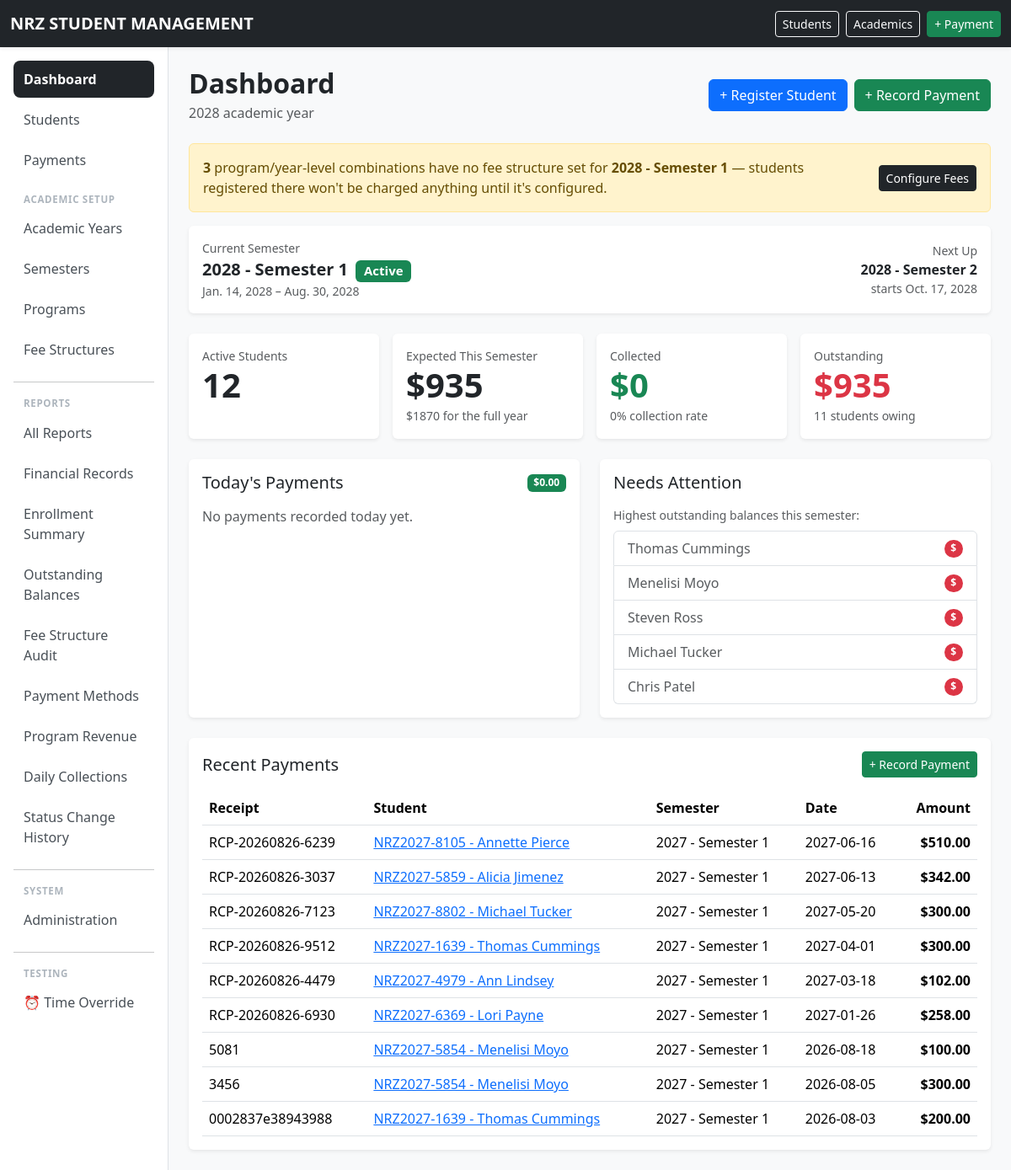
The app's page / (signed in) with its own data.
### school/models.py (models this page shows, shortened)
class AcademicYear(models.Model):
    name = models.CharField(
        max_length=20,
        unique=True,
    )
    start_date = models.DateField()
    end_date = models.DateField()
    is_current = models.BooleanField(
        default=False,
    )
    class Meta:
        ordering = ["-name"]
        constraints = [
            models.UniqueConstraint(
                fields=["is_current"],
                condition=Q(is_current=True),
                name="only_one_current_academic_year",
            ),
        ]

class Semester(models.Model):
    PERIOD_CHOICES = [
        (1, "Semester Period 1"),
        (2, "Semester Period 2"),
    ]
    academic_year = models.ForeignKey(
        AcademicYear,
        on_delete=models.PROTECT,
        related_name="semesters",
    )
    number = models.PositiveSmallIntegerField(
        choices=PERIOD_CHOICES,
    )
    start_date = models.DateField()
    end_date = models.DateField()
    class Meta:
        ordering = ["-academic_year__name", "number"]
        constraints = [
            models.UniqueConstraint(
                fields=["academic_year", "number"],
                name="unique_semester_period_per_year",
            ),
        ]
    def __str__(self):
        return f"{self.academic_year.name} - Semester {self.number}"

class Student(models.Model):
    ACTIVE = "ACTIVE"
    DEFERRED = "DEFERRED"
    WITHDRAWN = "WITHDRAWN"
    COMPLETED = "COMPLETED"
    STATUS_CHOICES = [
        (ACTIVE, "Active"),
        (DEFERRED, "Deferred"),
        (WITHDRAWN, "Withdrawn"),
        (COMPLETED, "Completed"),
    ]
    student_number = models.CharField(
        max_length=30,
        unique=True,
    )
    first_name = models.CharField(
        max_length=100,
    )
    national_id = models.CharField(
        max_length=100,
    )
    last_name = models.CharField(
        max_length=100,
    )
    date_of_birth = models.DateField(
        null=True,
        blank=True,
    )
    gender = models.CharField(
        max_length=20,
        blank=True,
    )
    guardian_name = models.CharField(
        max_length=150,
        blank=True,
    )
    guardian_phone = models.CharField(
        max_length=30,
        blank=True,
    )
    student_phone = models.CharField(
        max_length=30,
        blank=True ,
    )
    address = models.TextField(
        blank=True,
    )
    program = models.ForeignKey(
        Program,
        on_delete=models.PROTECT,
        related_name="students",
    )
    intake_year = models.ForeignKey(
        AcademicYear,
        on_delete=models.PROTECT,
        related_name="students",
    )
    status = models.CharField(
        max_length=20,
        choices=STATUS_CHOICES,
        default=ACTIVE,
    )
    created_at = models.DateTimeField(
        auto_now_add=True,
    )
    class Meta:
        ordering = [
            "last_name",
            "first_name",
        ]
        permissions = [
            ("can_view_financial_reports", "Can view financial reports"),
            ("can_view_outstanding_reports", "Can view outstanding balances"),
            ("can_record_payments", "Can record payments"),
        ]
    def __str__(self):
        return (
            f"{self.student_number} - "
            f"{self.first_name} "
            f"{self.last_name}"
        )

class Payment(models.Model):
    CASH = "CASH"
    BANK = "BANK"
    ECOCASH = "ECOCASH"
    OTHER = "OTHER"
    PAYMENT_METHODS = [
        (CASH, "Cash"),
        (BANK, "Bank"),
        (ECOCASH, "EcoCash"),
        (OTHER, "Other"),
    ]
    receipt_number = models.CharField(
        max_length=50,
        unique=True,
    )
    student = models.ForeignKey(
        Student,
        on_delete=models.PROTECT,
        related_name="payments",
    )
    semester = models.ForeignKey(
        Semester,
        on_delete=models.PROTECT,
        related_name="payments",
    )
    amount = models.DecimalField(
        max_digits=12,
        decimal_places=2,
    )
    payment_date = models.DateField()
    method = models.CharField(
        max_length=20,
        choices=PAYMENT_METHODS,
        default=CASH,
    )
    reference = models.CharField(
        max_length=100,
        blank=True,
    )
    notes = models.TextField(
        blank=True,
    )
    created_at = models.DateTimeField(
        auto_now_add=True,
    )
    class Meta:
        ordering = [
            "-payment_date",
            "-id",
        ]

### school/views.py (the view, shortened to what this page needs)
# urls.py: path("", views.dashboard, name="dashboard"),
@login_required
def dashboard(request):
    today = get_current_date()
    current_year = AcademicYear.objects.filter(
        start_date__lte=today,
        end_date__gte=today
    ).first()
    current_semester = Semester.objects.filter(
        start_date__lte=today,
        end_date__gte=today,
    ).select_related("academic_year").first()
    total_students = Student.objects.filter(status=Student.ACTIVE).count()
    if current_semester:
        fin = semester_financials(current_semester)
        total_charged = fin["charged"]
        total_paid = fin["paid"]
        outstanding = fin["outstanding"]
        collection_rate = fin["collection_rate"]
        outstanding_qs = outstanding_students(current_semester)
        students_with_balance = outstanding_qs.count()
        top_outstanding = outstanding_qs[:5]
    else:
        total_charged = total_paid = outstanding = Decimal("0")
        collection_rate = 0
        students_with_balance = 0
        top_outstanding = []
    expected_revenue_year = Decimal("0")
    if current_year:
        expected_revenue_year = StudentCharge.objects.filter(
            enrollment__semester__academic_year=current_year,
            enrollment__status=Enrollment.ACTIVE,
        ).aggregate(total=Sum("amount"))["total"] or Decimal("0")
    recent_payments = Payment.objects.select_related(
        "student", "semester"
    ).order_by("-payment_date", "-id")[:10]
    today_payments = Payment.objects.filter(payment_date=today).select_related(
        "student", "semester"
    )
    today_total = today_payments.aggregate(total=Sum("amount"))["total"] or Decimal("0")
    upcoming_semester = (
        Semester.objects.filter(start_date__gt=today)
        .order_by("start_date")
        .first()
    )
    unconfigured_fee_count = 0
    fee_setup_semester = current_semester or upcoming_semester
    if fee_setup_semester:
        unconfigured_fee_count = len(unconfigured_fee_structures(fee_setup_semester))
    ended_semesters = Semester.objects.filter(end_date__lt=today).order_by('-end_date')
    auto_progress_eligible = 0
    auto_progress_details = []
    for sem in ended_semesters:
        active_count = Enrollment.objects.filter(
            semester=sem,
            status=Enrollment.ACTIVE,
            student__status=Student.ACTIVE,
        ).count()
    context = {
        "total_students": total_students,
        "current_year": current_year,
        "current_semester": current_semester,
        "total_charged": total_charged,
        "total_paid": total_paid,
        "outstanding": outstanding,
        "collection_rate": collection_rate,
        "students_with_balance": students_with_balance,
        "top_outstanding": top_outstanding,
        "expected_revenue_year": expected_revenue_year,
        "recent_payments": recent_payments,
        "today_payments": today_payments,
        "today_total": today_total,
        "upcoming_semester": upcoming_semester,
        "fee_setup_semester": fee_setup_semester,
        "unconfigured_fee_count": unconfigured_fee_count,
        "today": today,
        "auto_progress_eligible": auto_progress_eligible,
        "auto_progress_details": auto_progress_details,
    }
    return render(request, "school/dashboard.html", context)

### templates/school/dashboard.html (shortened to what this page needs)
{% extends "base.html" %}
{% block content %}
<div class="d-flex justify-content-between align-items-center mb-4">
    <div>
        <h2 class="fw-bold mb-1">Dashboard</h2>
        <p class="text-muted mb-0">
            {% if current_year %}{{ current_year.name }} academic year{% else %}No current academic year set{% endif %}
        </p>
    </div>
    <div class="d-flex gap-2">
        <a href="{% url 'student_create' %}" class="btn btn-primary">+ Register Student</a>
        <a href="{% url 'payment_create' %}" class="btn btn-success">+ Record Payment</a>
    </div>
</div>
{% if unconfigured_fee_count > 0 and fee_setup_semester %}
<div class="alert alert-warning d-flex justify-content-between align-items-center">
    <div>
        <strong>{{ unconfigured_fee_count }}</strong> program/year-level combination{{ unconfigured_fee_count|pluralize }}
        {% if unconfigured_fee_count == 1 %}has{% else %}have{% endif %} no fee structure set for
        <strong>{{ fee_setup_semester }}</strong> — students registered there won't be charged anything until it's configured.
    </div>
    <a href="{% url 'fee_structure_list' fee_setup_semester.pk %}" class="btn btn-sm btn-dark text-nowrap ms-3">
        Configure Fees
    </a>
</div>
{% endif %}
<div class="card border-0 shadow-sm mb-4">
    <div class="card-body d-flex justify-content-between align-items-center flex-wrap gap-2">
        <div>
            <div class="text-muted small">Current Semester</div>
            {% if current_semester %}
                <div class="fs-5 fw-semibold">
                    {{ current_semester }}
                    <span class="badge text-bg-success ms-1">Active</span>
                </div>
                <div class="text-muted small">{{ current_semester.start_date }} – {{ current_semester.end_date }}</div>
            {% else %}
                <div class="fs-5 fw-semibold text-muted">No active semester right now</div>
                <a href="{% url 'semester_create' %}" class="small">Create one</a>
            {% endif %}
        </div>
        {% if upcoming_semester %}
        <div class="text-end">
            <div class="text-muted small">Next Up</div>
            <div class="fw-semibold">{{ upcoming_semester }}</div>
            <div class="text-muted small">starts {{ upcoming_semester.start_date }}</div>
        </div>
        {% endif %}
    </div>
</div>
<div class="row g-3 mb-4">
    <div class="col-6 col-lg-3">
        <div class="card border-0 shadow-sm h-100">
            <div class="card-body">
                <div class="text-muted small">Active Students</div>
                <div class="display-6 fw-bold">{{ total_students }}</div>
            </div>
        </div>
    </div>
    <div class="col-6 col-lg-3">
        <div class="card border-0 shadow-sm h-100">
            <div class="card-body">
                <div class="text-muted small">Expected This Semester</div>
                <div class="display-6 fw-bold">${{ total_charged|floatformat:0 }}</div>
                <small class="text-muted">${{ expected_revenue_year|floatformat:0 }} for the full year</small>
            </div>
        </div>
    </div>
    <div class="col-6 col-lg-3">
        <div class="card border-0 shadow-sm h-100">
            <div class="card-body">
                <div class="text-muted small">Collected</div>
                <div class="display-6 fw-bold text-success">${{ total_paid|floatformat:0 }}</div>
                <small class="text-muted">{{ collection_rate|floatformat:0 }}% collection rate</small>
            </div>
        </div>
    </div>
    <div class="col-6 col-lg-3">
        <div class="card border-0 shadow-sm h-100">
            <div class="card-body">
                <div class="text-muted small">Outstanding</div>
                <div class="display-6 fw-bold text-danger">${{ outstanding|floatformat:0 }}</div>
                <small class="text-muted">{{ students_with_balance }} student{{ students_with_balance|pluralize }} owing</small>
            </div>
        </div>
    </div>
</div>
<div class="row g-4 mb-4">
    <div class="col-lg-6">
        <div class="card border-0 shadow-sm h-100">
            <div class="card-body">
                <div class="d-flex justify-content-between align-items-center mb-3">
                    <h5 class="mb-0">Today's Payments</h5>
                    <span class="badge bg-success">${{ today_total|floatformat:2 }}</span>
                </div>
                {% if today_payments %}
                <div class="table-responsive">
                    <table class="table table-sm table-hover mb-0">
                        <thead>
                            <tr><th>Receipt</th><th>Student</th><th class="text-end">Amount</th></tr>
                        </thead>
                        <tbody>
                            {% for payment in today_payments %}
                            <tr>
                                <td>{{ payment.receipt_number }}</td>
                                <td>
                                    <a href="{% url 'student_detail' payment.student.pk %}">
                                        {{ payment.student.first_name }} {{ payment.student.last_name }}
                                    </a>
                                </td>
                                <td class="text-end fw-bold">${{ payment.amount|floatformat:2 }}</td>
                            </tr>
                            {% endfor %}
                        </tbody>
                    </table>
                </div>
                {% else %}
                <p class="text-muted mb-0">No payments recorded today yet.</p>
                {% endif %}
            </div>
        </div>
    </div>
    <div class="col-lg-6">
        <div class="card border-0 shadow-sm h-100">
            <div class="card-body">
                <h5 class="mb-3">Needs Attention</h5>
                {% if students_with_balance > 0 %}
                <p class="text-muted small mb-2">Highest outstanding balances this semester:</p>
                <div class="list-group">
                    {% for student in top_outstanding %}
                    <a href="{% url 'student_detail' student.pk %}"
                       class="list-group-item list-group-item-action d-flex justify-content-between align-items-center">
                        {{ student.first_name }} {{ student.last_name }}
                        <span class="badge bg-danger rounded-pill">${{ student.balance|floatformat:2 }}</span>
                    </a>
                    {% endfor %}
                </div>
                {% else %}
                <p class="text-muted mb-0">All active students are up to date on payments.</p>
                {% endif %}
            </div>
        </div>
    </div>
</div>
<div class="card border-0 shadow-sm">
    <div class="card-body">
        <div class="d-flex justify-content-between align-items-center mb-3">
            <h5 class="mb-0">Recent Payments</h5>
            <a href="{% url 'payment_create' %}" class="btn btn-sm btn-success">+ Record Payment</a>
        </div>
        <div class="table-responsive">
            <table class="table table-hover mb-0">
                <thead>
                    <tr>
                        <th>Receipt</th>
                        <th>Student</th>
                        <th>Semester</th>
                        <th>Date</th>
                        <th class="text-end">Amount</th>
                    </tr>
                </thead>
                <tbody>
                    {% for payment in recent_payments %}
                    <tr>
                        <td>{{ payment.receipt_number }}</td>
                        <td><a href="{% url 'student_detail' payment.student.pk %}">{{ payment.student }}</a></td>
                        <td>{{ payment.semester }}</td>
                        <td>{{ payment.payment_date|date:"Y-m-d" }}</td>
                        <td class="text-end fw-bold">${{ payment.amount|floatformat:2 }}</td>
                    </tr>
                    {% empty %}
                    <tr><td colspan="5" class="text-center text-muted py-4">No payments recorded yet.</td></tr>
                    {% endfor %}
                </tbody>
            </table>
        </div>
    </div>
</div>
{% endblock %}

### records on screen
AcademicYear: name "2028"
Semester: academic_year+number "2028 - Semester 1", start_date "Jan. 14, 2028", end_date "Aug. 30, 2028"
Semester: academic_year+number "2028 - Semester 2", start_date "Oct. 17, 2028"
Student: first_name "Thomas", last_name "Cummings"
Student: first_name "Menelisi", last_name "Moyo"
Student: first_name "Steven", last_name "Ross"
Student: first_name "Michael", last_name "Tucker"
Student: first_name "Chris", last_name "Patel"
Payment: receipt_number "RCP-20260826-6239", student "NRZ2027-8105 - Annette Pierce", semester "2027 - Semester 1", payment_date "2027-06-16", amount "510.00"
Payment: receipt_number "RCP-20260826-3037", student "NRZ2027-5859 - Alicia Jimenez", semester "2027 - Semester 1", payment_date "2027-06-13", amount "342.00"
Payment: receipt_number "RCP-20260826-7123", student "NRZ2027-8802 - Michael Tucker", semester "2027 - Semester 1", payment_date "2027-05-20", amount "300.00"
Payment: receipt_number "RCP-20260826-9512", student "NRZ2027-1639 - Thomas Cummings", semester "2027 - Semester 1", payment_date "2027-04-01", amount "300.00"
Payment: receipt_number "RCP-20260826-4479", student "NRZ2027-4979 - Ann Lindsey", semester "2027 - Semester 1", payment_date "2027-03-18", amount "102.00"
Payment: receipt_number "RCP-20260826-6930", student "NRZ2027-6369 - Lori Payne", semester "2027 - Semester 1", payment_date "2027-01-26", amount "258.00"
Payment: receipt_number "5081", student "NRZ2027-5854 - Menelisi Moyo", semester "2027 - Semester 1", payment_date "2026-08-18", amount "100.00"
Payment: receipt_number "3456", student "NRZ2027-5854 - Menelisi Moyo", semester "2027 - Semester 1", payment_date "2026-08-05", amount "300.00"
Payment: receipt_number "0002837e38943988", student "NRZ2027-1639 - Thomas Cummings", semester "2027 - Semester 1", payment_date "2026-08-03", amount "200.00"

### other values on screen
{{ unconfigured_fee_count }} "3"
{{ total_students }} "12"
{{ total_charged|floatformat:0 }} "935"
{{ expected_revenue_year|floatformat:0 }} "1870"
{{ total_paid|floatformat:0 }} "0"
{{ collection_rate|floatformat:0 }} "0"
{{ outstanding|floatformat:0 }} "935"
{{ students_with_balance }} "11"
{{ today_total|floatformat:2 }} "0.00"
